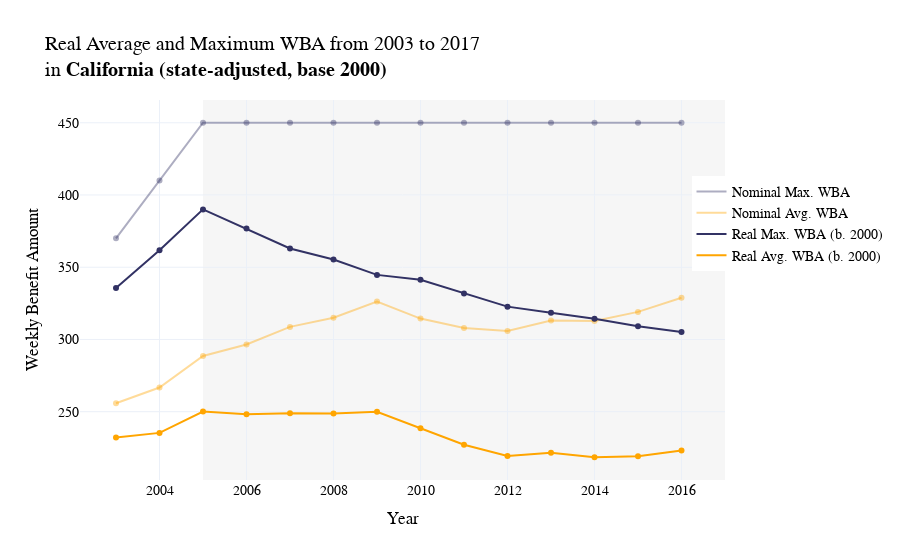

The notebook cell this image was saved under:
### Code cell
pio.templates.default = 'plotly_white'

fig1 = px.line(data_frame = ca_realwba_trend[:14], 
             x = "Year", 
             y = "Real Average WBA (state, 2000 base)",
              )
fig1.update_traces(line=dict(color = 'rgba(255, 165, 0,1)'), name="Real Avg. WBA (b. 2000)", showlegend=True)

fig2 = px.scatter(data_frame = ca_realwba_trend[:14], 
                x = "Year", 
                y = "Real Average WBA (state, 2000 base)",
                color_discrete_sequence=["orange"])

fig3 = px.line(data_frame = ca_realwba_trend[:14], 
             x = "Year", 
             y = "Real Maximum WBA (state, 2000 base)")
fig3.update_traces(line=dict(color = 'rgba(50,50,100,1)'), name="Real Max. WBA (b. 2000)", showlegend=True)

fig4= px.scatter(data_frame = ca_realwba_trend[:14], 
                x = "Year", 
                y = "Real Maximum WBA (state, 2000 base)",
                color_discrete_sequence=["rgb(50,50,100)"])

fig5 = px.line(data_frame = ca_realwba_trend[:14], 
             x = "Year", 
             y = "Average WBA",
            )
fig5.update_traces(line=dict(color = 'rgba(255, 165, 0,0.4)'), name="Nominal Avg. WBA", showlegend=True)

fig6 = px.scatter(data_frame = ca_realwba_trend[:14], 
                x = "Year", 
                y = "Average WBA",
                color_discrete_sequence=['rgba(255, 165, 0,0.4)'])

fig7 = px.line(data_frame = ca_realwba_trend[:14], 
             x = "Year", 
             y = "Maximum WBA",
            )
fig7.update_traces(line=dict(color = 'rgba(50,50,100,0.4)'), name="Nominal Max. WBA", showlegend=True)

fig8 = px.scatter(data_frame = ca_realwba_trend[:14], 
                x = "Year", 
                y = "Maximum WBA",
                color_discrete_sequence=['rgba(50,50,100,0.4)'])

fig1 = go.Figure(data=fig7.data + fig8.data + fig5.data + fig6.data + fig3.data + fig4.data + fig1.data + fig2.data)
fig1.update_layout(title_text="Real Average and Maximum WBA from 2003 to 2017 <br>in <b>California (state-adjusted, base 2000)</b>",
                   xaxis_title="Year", yaxis_title="Weekly Benefit Amount",
                   font=dict(
                        family="Cambria",  
                        size=14,         
                        color="black",
                    ),
                   xaxis=dict(
                        tickmode='linear',   
                        tick0=2000,          
                        dtick=2              
                    ),
                   yaxis=dict(
                        tick0=200,          
                        dtick=50 
                    ),
                   legend=dict(
                        orientation="v",     
                        x=1.1,
                        xanchor="center",
                        y=0.8
                    )
                  )
fig1.add_shape(
    type="rect",
    x0=2005, x1=2017,  
    y0=0, y1=1,         
    xref="x",
    yref="paper",     
    fillcolor="lightgray",
    opacity=0.2,
    layer="below",    
    line_width=0
)

### Figure 1 — Plotly figure (JSON) as saved in the notebook; plotly's stock layout.template omitted (floating-point values rounded to 4 significant figures)
{"data": [{"hovertemplate": "Year=%{x}<br>Maximum WBA=%{y}<extra></extra>", "legendgroup": "", "line": {"color": "rgba(50,50,100,0.4)", "dash": "solid"}, "marker": {"symbol": "circle"}, "mode": "lines", "name": "Nominal Max. WBA", "orientation": "v", "showlegend": true, "type": "scatter", "x": [2003, 2004, 2005, 2006, 2007, 2008, 2009, 2010, 2011, 2012, 2013, 2014, 2015, 2016], "xaxis": "x", "y": [370, 410, 450, 450, 450, 450, 450, 450, 450, 450, 450, 450, 450, 450], "yaxis": "y"}, {"hovertemplate": "Year=%{x}<br>Maximum WBA=%{y}<extra></extra>", "legendgroup": "", "marker": {"color": "rgba(50,50,100,0.4)", "symbol": "circle"}, "mode": "markers", "name": "", "orientation": "v", "showlegend": false, "type": "scatter", "x": [2003, 2004, 2005, 2006, 2007, 2008, 2009, 2010, 2011, 2012, 2013, 2014, 2015, 2016], "xaxis": "x", "y": [370, 410, 450, 450, 450, 450, 450, 450, 450, 450, 450, 450, 450, 450], "yaxis": "y"}, {"hovertemplate": "Year=%{x}<br>Average WBA=%{y}<extra></extra>", "legendgroup": "", "line": {"color": "rgba(255, 165, 0,0.4)", "dash": "solid"}, "marker": {"symbol": "circle"}, "mode": "lines", "name": "Nominal Avg. WBA", "orientation": "v", "showlegend": true, "type": "scatter", "x": [2003, 2004, 2005, 2006, 2007, 2008, 2009, 2010, 2011, 2012, 2013, 2014, 2015, 2016], "xaxis": "x", "y": [255.9, 266.7, 288.6, 296.5, 308.7, 315.1, 326.2, 314.5, 308.0, 305.8, 313.1, 312.8, 319.1, 328.9], "yaxis": "y"}, {"hovertemplate": "Year=%{x}<br>Average WBA=%{y}<extra></extra>", "legendgroup": "", "marker": {"color": "rgba(255, 165, 0,0.4)", "symbol": "circle"}, "mode": "markers", "name": "", "orientation": "v", "showlegend": false, "type": "scatter", "x": [2003, 2004, 2005, 2006, 2007, 2008, 2009, 2010, 2011, 2012, 2013, 2014, 2015, 2016], "xaxis": "x", "y": [255.9, 266.7, 288.6, 296.5, 308.7, 315.1, 326.2, 314.5, 308.0, 305.8, 313.1, 312.8, 319.1, 328.9], "yaxis": "y"}, {"hovertemplate": "Year=%{x}<br>Real Maximum WBA (state, 2000 base)=%{y}<extra></extra>", "legendgroup": "", "line": {"color": "rgba(50,50,100,1)", "dash": "solid"}, "marker": {"symbol": "circle"}, "mode": "lines", "name": "Real Max. WBA (b. 2000)", "orientation": "v", "showlegend": true, "type": "scatter", "x": [2003, 2004, 2005, 2006, 2007, 2008, 2009, 2010, 2011, 2012, 2013, 2014, 2015, 2016], "xaxis": "x", "y": [335.6, 361.8, 390.0, 376.7, 362.9, 355.3, 344.7, 341.4, 331.8, 322.7, 318.5, 314.3, 309.1, 305.2], "yaxis": "y"}, {"hovertemplate": "Year=%{x}<br>Real Maximum WBA (state, 2000 base)=%{y}<extra></extra>", "legendgroup": "", "marker": {"color": "rgb(50,50,100)", "symbol": "circle"}, "mode": "markers", "name": "", "orientation": "v", "showlegend": false, "type": "scatter", "x": [2003, 2004, 2005, 2006, 2007, 2008, 2009, 2010, 2011, 2012, 2013, 2014, 2015, 2016], "xaxis": "x", "y": [335.6, 361.8, 390.0, 376.7, 362.9, 355.3, 344.7, 341.4, 331.8, 322.7, 318.5, 314.3, 309.1, 305.2], "yaxis": "y"}, {"hovertemplate": "Year=%{x}<br>Real Average WBA (state, 2000 base)=%{y}<extra></extra>", "legendgroup": "", "line": {"color": "rgba(255, 165, 0,1)", "dash": "solid"}, "marker": {"symbol": "circle"}, "mode": "lines", "name": "Real Avg. WBA (b. 2000)", "orientation": "v", "showlegend": true, "type": "scatter", "x": [2003, 2004, 2005, 2006, 2007, 2008, 2009, 2010, 2011, 2012, 2013, 2014, 2015, 2016], "xaxis": "x", "y": [232.1, 235.3, 250.1, 248.2, 249.0, 248.8, 249.9, 238.5, 227.1, 219.3, 221.6, 218.5, 219.2, 223.1], "yaxis": "y"}, {"hovertemplate": "Year=%{x}<br>Real Average WBA (state, 2000 base)=%{y}<extra></extra>", "legendgroup": "", "marker": {"color": "orange", "symbol": "circle"}, "mode": "markers", "name": "", "orientation": "v", "showlegend": false, "type": "scatter", "x": [2003, 2004, 2005, 2006, 2007, 2008, 2009, 2010, 2011, 2012, 2013, 2014, 2015, 2016], "xaxis": "x", "y": [232.1, 235.3, 250.1, 248.2, 249.0, 248.8, 249.9, 238.5, 227.1, 219.3, 221.6, 218.5, 219.2, 223.1], "yaxis": "y"}], "layout": {"autosize": true, "font": {"color": "black", "family": "Cambria", "size": 14}, "legend": {"orientation": "v", "x": 1.1, "xanchor": "center", "y": 0.8}, "shapes": [{"fillcolor": "lightgray", "layer": "below", "line": {"width": 0}, "opacity": 0.2, "type": "rect", "x0": 2005, "x1": 2017, "xref": "x", "y0": 0, "y1": 1, "yref": "paper"}], "title": {"text": "Real Average and Maximum WBA from 2003 to 2017 <br>in <b>California (state-adjusted, base 2000)</b>"}, "xaxis": {"autorange": true, "dtick": 2, "range": [2002.0, 2017], "tick0": 2000, "tickmode": "linear", "title": {"text": "Year"}, "type": "linear"}, "yaxis": {"autorange": true, "dtick": 50, "range": [199.4, 469.1], "tick0": 200, "title": {"text": "Weekly Benefit Amount"}, "type": "linear"}}}
